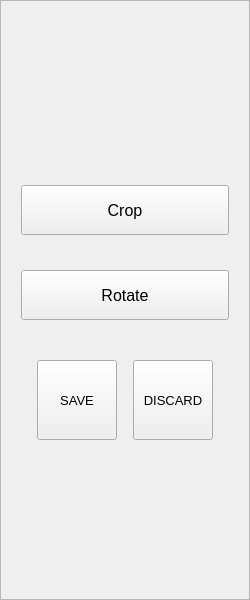
<?xml version="1.0" encoding="UTF-8"?>
<ui version="4.0">
 <class>AF</class>
 <widget class="QWidget" name="AF">
  <property name="geometry">
   <rect>
    <x>0</x>
    <y>0</y>
    <width>250</width>
    <height>600</height>
   </rect>
  </property>
  <property name="windowTitle">
   <string>AF</string>
  </property>
  <layout class="QHBoxLayout" name="horizontalLayout_2">
   <property name="leftMargin">
    <number>0</number>
   </property>
   <property name="topMargin">
    <number>0</number>
   </property>
   <property name="rightMargin">
    <number>0</number>
   </property>
   <property name="bottomMargin">
    <number>0</number>
   </property>
   <item>
    <widget class="QFrame" name="frame">
     <property name="maximumSize">
      <size>
       <width>9999</width>
       <height>9999</height>
      </size>
     </property>
     <property name="styleSheet">
      <string notr="true">b</string>
     </property>
     <property name="frameShape">
      <enum>QFrame::StyledPanel</enum>
     </property>
     <property name="frameShadow">
      <enum>QFrame::Raised</enum>
     </property>
     <layout class="QVBoxLayout" name="verticalLayout_3">
      <property name="spacing">
       <number>35</number>
      </property>
      <property name="leftMargin">
       <number>20</number>
      </property>
      <property name="topMargin">
       <number>25</number>
      </property>
      <property name="rightMargin">
       <number>20</number>
      </property>
      <property name="bottomMargin">
       <number>0</number>
      </property>
      <item>
       <layout class="QVBoxLayout" name="verticalLayout_2">
        <property name="spacing">
         <number>35</number>
        </property>
        <property name="rightMargin">
         <number>0</number>
        </property>
        <item>
         <widget class="QPushButton" name="crop_btn">
          <property name="sizePolicy">
           <sizepolicy hsizetype="Expanding" vsizetype="Fixed">
            <horstretch>0</horstretch>
            <verstretch>0</verstretch>
           </sizepolicy>
          </property>
          <property name="minimumSize">
           <size>
            <width>0</width>
            <height>50</height>
           </size>
          </property>
          <property name="maximumSize">
           <size>
            <width>16777215</width>
            <height>50</height>
           </size>
          </property>
          <property name="font">
           <font>
            <family>Arial</family>
            <pointsize>12</pointsize>
            <weight>50</weight>
            <bold>false</bold>
           </font>
          </property>
          <property name="cursor">
           <cursorShape>PointingHandCursor</cursorShape>
          </property>
          <property name="styleSheet">
           <string notr="true"/>
          </property>
          <property name="text">
           <string>Crop</string>
          </property>
         </widget>
        </item>
        <item>
         <widget class="QPushButton" name="rotate_btn">
          <property name="sizePolicy">
           <sizepolicy hsizetype="Expanding" vsizetype="Fixed">
            <horstretch>0</horstretch>
            <verstretch>0</verstretch>
           </sizepolicy>
          </property>
          <property name="minimumSize">
           <size>
            <width>0</width>
            <height>50</height>
           </size>
          </property>
          <property name="maximumSize">
           <size>
            <width>16777215</width>
            <height>50</height>
           </size>
          </property>
          <property name="font">
           <font>
            <family>Arial</family>
            <pointsize>12</pointsize>
            <weight>50</weight>
            <bold>false</bold>
           </font>
          </property>
          <property name="cursor">
           <cursorShape>PointingHandCursor</cursorShape>
          </property>
          <property name="styleSheet">
           <string notr="true"/>
          </property>
          <property name="text">
           <string>Rotate</string>
          </property>
         </widget>
        </item>
        <item>
         <spacer name="horizontalSpacer">
          <property name="orientation">
           <enum>Qt::Vertical</enum>
          </property>
          <property name="sizeType">
           <enum>QSizePolicy::Fixed</enum>
          </property>
          <property name="sizeHint" stdset="0">
           <size>
            <width>5</width>
            <height>5</height>
           </size>
          </property>
         </spacer>
        </item>
        <item>
         <layout class="QHBoxLayout" name="hbox3">
          <property name="spacing">
           <number>0</number>
          </property>
          <item>
           <widget class="QPushButton" name="y_btn">
            <property name="sizePolicy">
             <sizepolicy hsizetype="Maximum" vsizetype="Fixed">
              <horstretch>0</horstretch>
              <verstretch>0</verstretch>
             </sizepolicy>
            </property>
            <property name="maximumSize">
             <size>
              <width>80</width>
              <height>80</height>
             </size>
            </property>
            <property name="font">
             <font>
              <family>Arial</family>
              <pointsize>10</pointsize>
             </font>
            </property>
            <property name="cursor">
             <cursorShape>PointingHandCursor</cursorShape>
            </property>
            <property name="styleSheet">
             <string notr="true"/>
            </property>
            <property name="text">
             <string>SAVE</string>
            </property>
           </widget>
          </item>
          <item>
           <widget class="QPushButton" name="n_btn">
            <property name="sizePolicy">
             <sizepolicy hsizetype="Maximum" vsizetype="Fixed">
              <horstretch>0</horstretch>
              <verstretch>0</verstretch>
             </sizepolicy>
            </property>
            <property name="maximumSize">
             <size>
              <width>80</width>
              <height>80</height>
             </size>
            </property>
            <property name="font">
             <font>
              <family>Arial</family>
              <pointsize>10</pointsize>
             </font>
            </property>
            <property name="cursor">
             <cursorShape>PointingHandCursor</cursorShape>
            </property>
            <property name="styleSheet">
             <string notr="true"/>
            </property>
            <property name="text">
             <string>DISCARD</string>
            </property>
           </widget>
          </item>
         </layout>
        </item>
       </layout>
      </item>
     </layout>
    </widget>
   </item>
  </layout>
 </widget>
 <resources>
  <include location="../res/resources.qrc"/>
 </resources>
 <connections/>
</ui>
